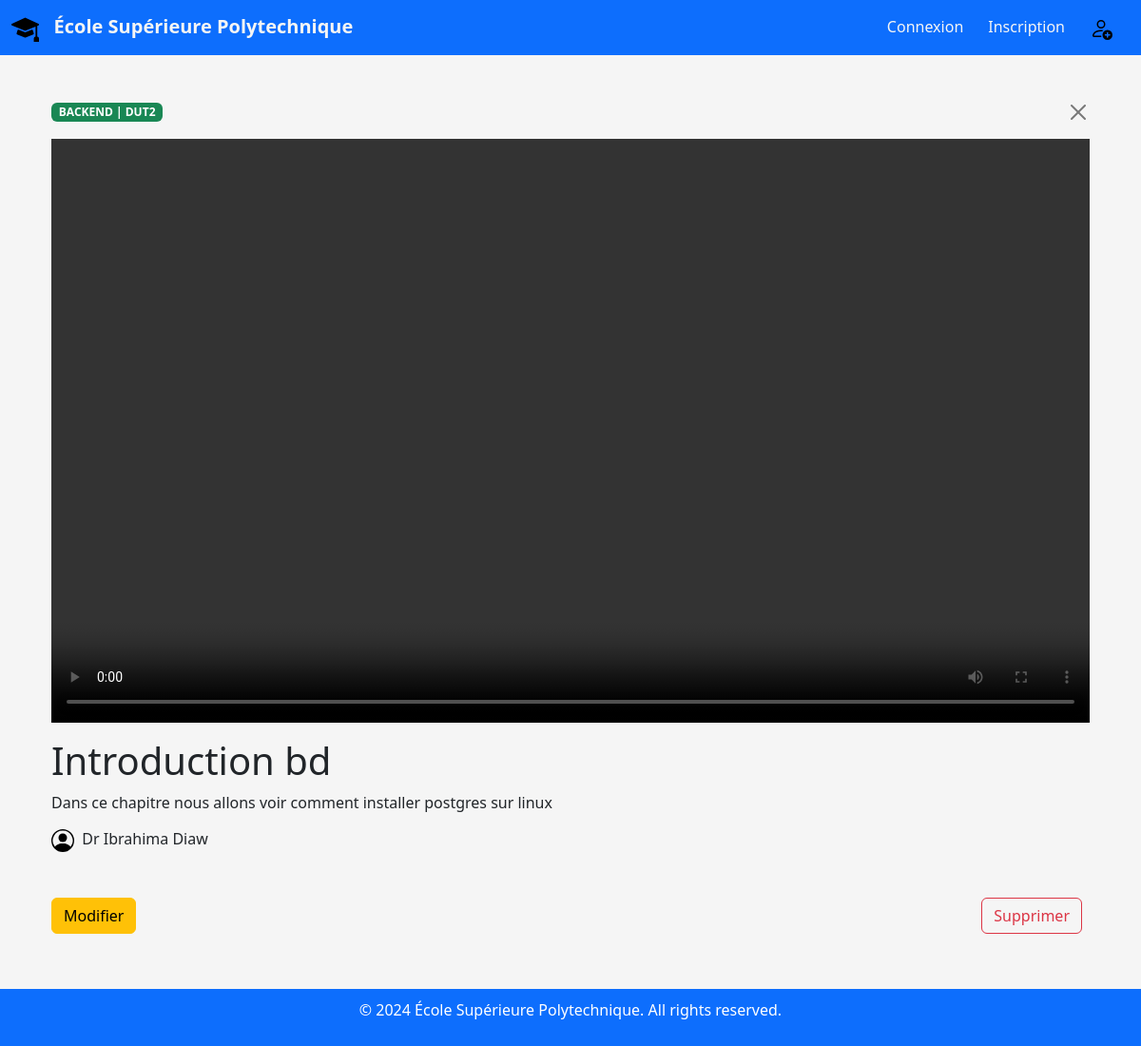
/enseignant/cours/media/5, run on the app's committed database.
### enseignant/models.py (models this page shows, shortened)
class model_Cours(models.Model):
    id = models.AutoField(primary_key=True)
    title = models.CharField(max_length=100)
    subject = models.CharField(max_length=100)
    classe = models.CharField(max_length=15)
    description = models.TextField()
    teacher = models.ForeignKey(User, on_delete=models.CASCADE)
    created_at = models.DateTimeField(auto_now_add=True)
    updated_at = models.DateTimeField(auto_now=True)
    image_file = models.FileField(upload_to='images/')
    video_file = models.FileField(upload_to='videos/')

### enseignant/views.py (the view)
# urls.py: path('cours/media/<int:id>', views.video_page, name='media_course'),
def video_page(request, id):
    course = get_object_or_404(model_Cours, id=id)
    if course.video_file:
        video_url = course.video_file.url
        return render(request, 'cours_t/video_page.html', {'course': course, 'video_url': video_url})
    else:
        return render(request, 'cours_t/video_page.html', {'course': course, 'video_url': None})

### enseignant/templates/cours_t/video_page.html (shortened to what this page needs)
{% extends 'main_t/base.html' %}
{% block content %}
{% load static %}
<div class="container mt-5">
    <div class="row">
        <div class="col-12">
            {% if course.classe == 'DUT1' %}
            <div class="mb-3 d-flex justify-content-between align-items-center">
                <span class="badge bg-primary">{{ course.subject }} | {{ course.classe }}</span>
                <a href="{% url 'cours_enseignant' %}" class="btn btn-close" style="text-decoration: none;"></a>
            </div>
            {% else %}
            <div class="mb-3 d-flex justify-content-between align-items-center">
                <span class="badge bg-success">{{ course.subject }} | {{ course.classe }}</span>
                <a href="{% url 'cours_enseignant' %}" class="btn btn-close" style="text-decoration: none;"></a>
            </div>
            {% endif %}
            <div class="video-container">
                {% if video_url %}
                <video class="video" controls>
                    <source src="{{ video_url }}" type="video/mp4">
                </video>
                {% else %}
                <p>No video available for this course.</p>
                {% endif %}
            </div>
            <h1 class="mt-3">{{ course.title|capfirst}}</h1>
            <p>{{ course.description|capfirst }}</p>
            <h6><img src="{% static 'test/account.svg' %}" alt="Account Icon" width="24" height="24">
                &nbsp;Dr {{ course.teacher.first_name }}  {{ course.teacher.last_name }}</h6>
            <div class="d-flex justify-content-between mt-5 mb-5">
                <a class="btn btn-warning me-2" onclick="confirmUpdate()">Modifier</a>
                <a class="btn btn-outline-danger me-2" onclick="confirmDelete()">Supprimer</a>
            </div>
        </div>
    </div>
</div>
{% endblock %}

### enseignant/templates/main_t/base.html (style rules this page uses)
body { background-color: #f5f5f5; padding-bottom: 70px; }
.video-container { position: relative; width: 100%; padding-bottom: 56.25%; overflow: hidden; }
.video { position: absolute; top: 0; left: 0; width: 100%; height: 100%; }

### data on the page
model_Cours: subject "BACKEND", classe "DUT2", title "Introduction bd", description "Dans ce chapitre nous allons voir comment installer postgres sur linux", teacher.first_name "Ibrahima", teacher.last_name "Diaw"
